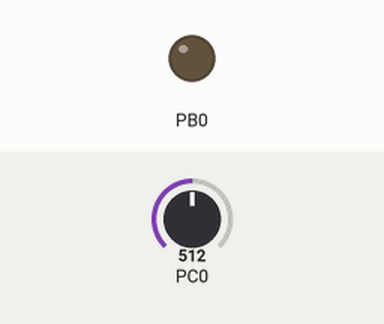
The program below on a simulated ATmega328P, built with avr-gcc and emulated at 16 MHz. Shown: output pins drawn as LEDs (lit = HIGH). The test bench sets the inputs (shaded band); at power-on: PC0 = 512. What the program prints to the serial monitor is not drawn.

Above: at 1.2 s.
1.3 s: PC0 set to 520
At 2.0 s:
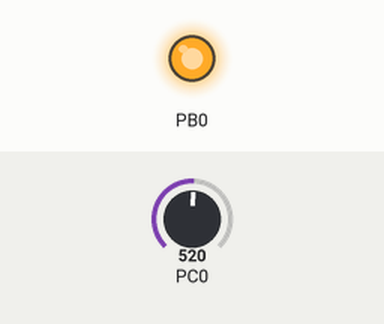
2.8 s: PC0 set to 511
At 3.6 s:
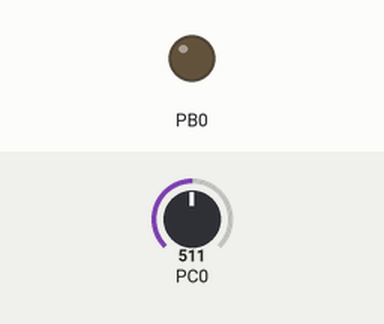
4.4 s: PC0 set to 716
At 5.2 s:
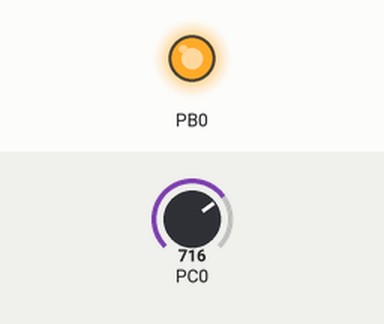
Timing chart, 0 to 7.4 s (numbered marks = the images above; inputs shaded):
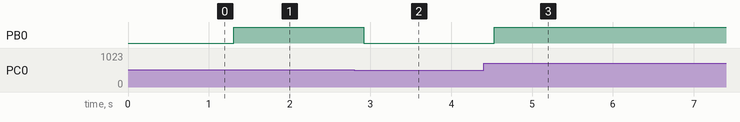

The program:

main.c
```c
#define F_CPU 16000000UL
#include <avr/io.h>
#include <util/delay.h>
#include <stdlib.h>
#define BAUDRATE 19200
#define BAUD_PRESCALLER (((F_CPU / (BAUDRATE * 16UL))) - 1)
#define VREF 5
#define POT 10000

//Declaration of our functions
uint16_t adc_value;
void USART_init(void);
unsigned char USART_receive(void);
void USART_send( unsigned char data);
void USART_putstring(char* StringPtr);
void USART_putInt(int number);

void InitADC()
{
	// Select Vref=AVcc
	ADMUX |= (1<<REFS0);
	//set prescaller to 128 and enable ADC
	ADCSRA |= (1<<ADPS2)|(1<<ADPS1)|(1<<ADPS0)|(1<<ADEN);
}
uint16_t ReadADC(uint8_t ADCchannel)
{
	//select ADC channel with safety mask
	ADMUX = (ADMUX & 0xF0) | (ADCchannel & 0x0F);
	//single conversion mode
	ADCSRA |= (1<<ADSC);
	// wait until ADC conversion is complete
	while( ADCSRA & (1<<ADSC) );
	return ADC;
}
int main(void){
	USART_init();        //Call the USART initialization code
	InitADC();
	DDRB = 0x01;
	while(1)
	{

		adc_value = ReadADC(0);
		char buffer[4];
		utoa(adc_value, buffer, 10);
		USART_putstring(buffer);
		_delay_ms(100);

		if (ReadADC(0) > 512)
		{
			PORTB |= (1<<PB0);
			_delay_ms(100);
		}
		else
		{
			PORTB &=~ (1<<PB0);
			_delay_ms(100);
		}
	}
	return 0;
}


void USART_init(void)
{

	UBRR0H = (uint8_t)(BAUD_PRESCALLER>>8);
	UBRR0L = (uint8_t)(BAUD_PRESCALLER);
	UCSR0B = (1<<RXEN0)|(1<<TXEN0);
	UCSR0C = (3<<UCSZ00);
}

unsigned char USART_receive(void)
{
	while(!(UCSR0A & (1<<RXC0)));
	return UDR0;
}

void USART_send( unsigned char data)
{
	while(!(UCSR0A & (1<<UDRE0)));
	UDR0 = data;

}

void USART_putInt(int number)
{
	char buffer [sizeof(unsigned int)*8+1];
	utoa (number,buffer,10);
	USART_putstring(buffer);
}

void USART_putstring(char* StringPtr)
{

	while(*StringPtr != 0x00){
		USART_send(*StringPtr);
	StringPtr++;}
	USART_send('\r');

}
```

Measured:
- the behaviour switches between 512 and 513 on PC0 (found by bisection; images 0 and 1)
- after the input at 1.3 s, PB0: LOW → HIGH at once
- after the input at 2.8 s, PB0: HIGH → LOW after 0.12 s
- after the input at 4.4 s, PB0: LOW → HIGH after 0.13 s
